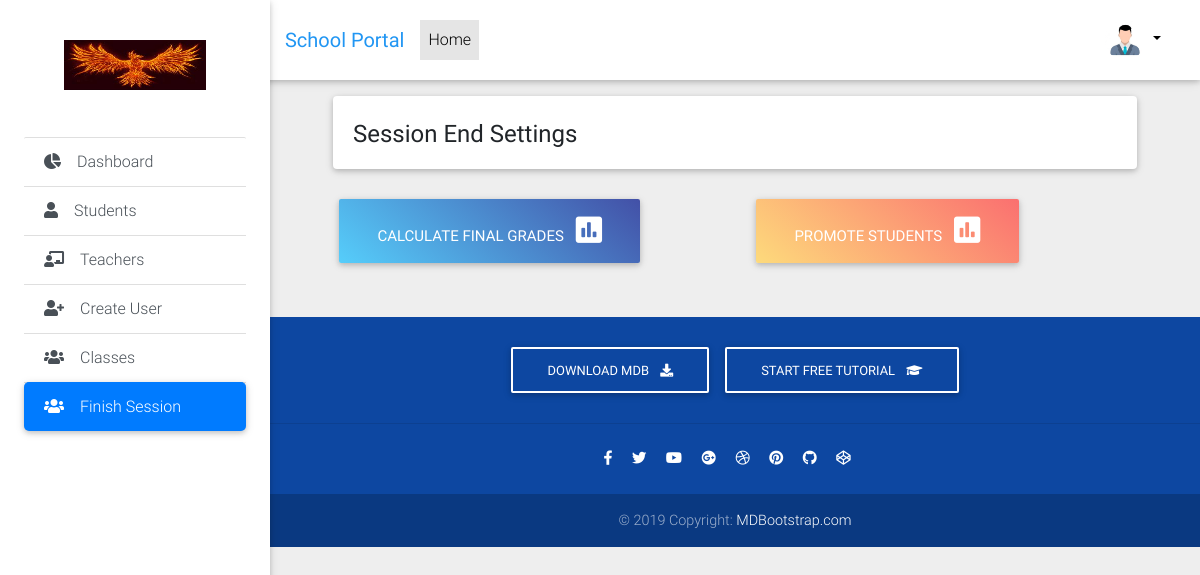
The app's page /admin-portal/finish-session/ (signed in), older data.
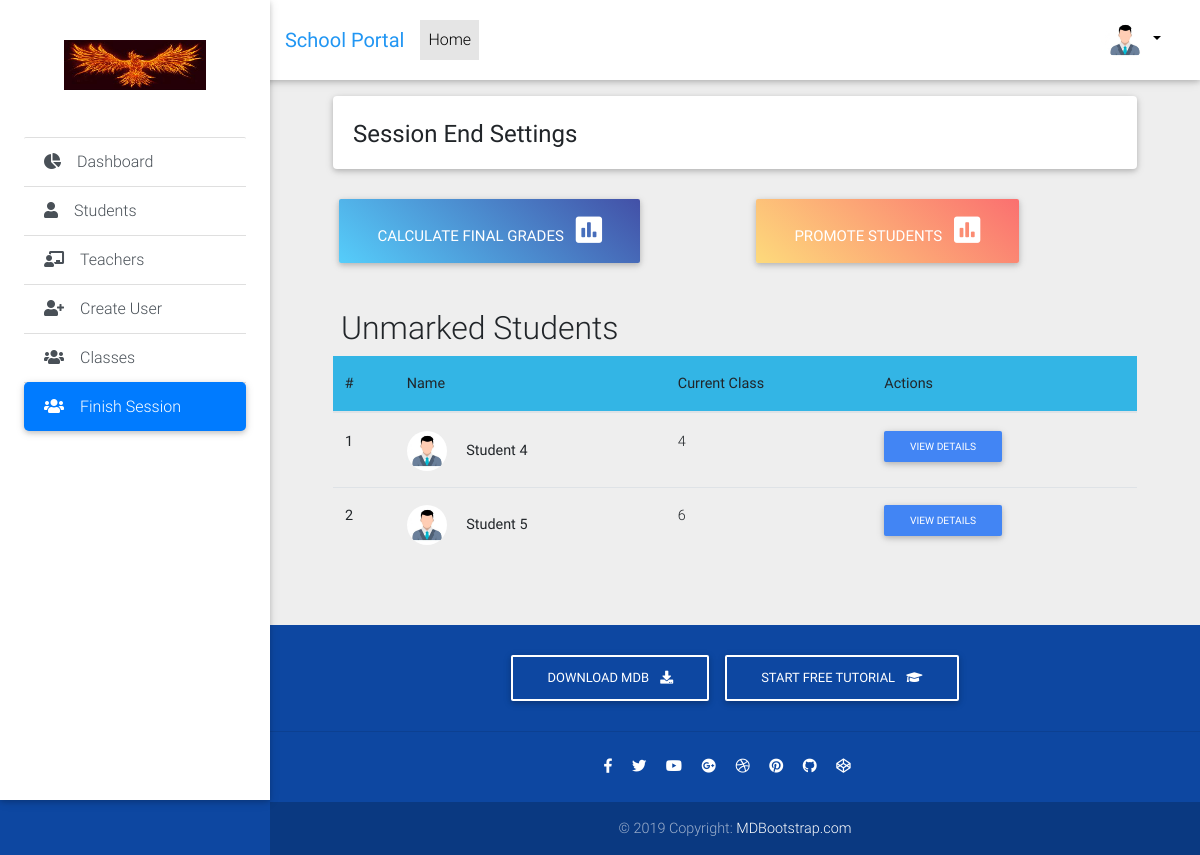
The same page, newer data.
### core/models.py (models this page shows, shortened)
class Student(models.Model):
    profile = models.OneToOneField(Profile, on_delete=models.CASCADE)
    class_joined = models.IntegerField(blank=True, null=True, choices=CLASS_CHOICES)
    current_class = models.IntegerField(blank=True, null=True, choices=CLASS_CHOICES)
    current_teachers = models.ManyToManyField(to='Teacher')
    school_finished = models.BooleanField(default=False)
    final_result_calculated = models.BooleanField(default=False)

class Profile(models.Model):
    user = models.OneToOneField(settings.AUTH_USER_MODEL, on_delete=models.CASCADE)
    first_name = models.CharField(max_length=100, blank=True, null=True)
    last_name = models.CharField(max_length=100, blank=True, null=True)
    image = models.ImageField(default='default.jpg', upload_to='profile_pics')
    birthdate = models.DateField(blank=True, null=True)
    age = models.IntegerField(blank=True, null=True)
    date_joined = models.DateField(auto_now_add=True)
    STATUS_CHOICES = [
        ('S', 'Student'),
        ('T', 'Teacher'),
        ('A', 'Admin')
    ]
    status = models.CharField(max_length=1, choices=STATUS_CHOICES, blank=True, null=True)
    class Meta:
        unique_together = ['first_name', 'last_name']

### core/views.py (the view, shortened to what this page needs)
# urls.py: path('admin-portal/finish-session/', finish_session, name='finish-session'),
def finish_session(request):
    if request.user.profile.status == 'A':
        unmarked_students = []
        marksheets = Marksheet.objects.filter(Q(mid_term_marks=None) | Q(final_term_marks=None) | Q(final_grade=None))
        for marksheet in marksheets:
            if marksheet.pupil not in unmarked_students:
                unmarked_students.append(marksheet.pupil)
        if request.method == 'GET':
            context = {
                'students': unmarked_students
            }
            return render(request, 'finish-session.html', context)
    else:
        raise PermissionDenied

### templates/finish-session.html (shortened to what this page needs)
{% extends 'adminbase.html' %}
{% block active6 %}active
{% endblock active6 %}
{% block content %}
<main class="pt-5 mx-lg-5">
    <div class="container-fluid mt-5">
        <div class="card mb-4 wow fadeIn">
            <div class="card-body d-sm-flex justify-content-between">
                <h4 class="mb-2 mb-sm-0 pt-1">
                    <span>Session End Settings</span>
                </h4>
            </div>
        </div>
    <div class="row">
        <div class="col-md-6 mb-4">
            <form action="" method="POST">
                <button type="submit" class="btn btn-lg blue-gradient-rgba waves-effect text-white">
                    Calculate Final Grades
                    <i class="fas fa-poll fa-2x ml-2"></i>
                </button>
            </form>
        </div>
        <div class="col-md-6 mb-4">
            <form action="" method="POST">
                <button type="submit" class="btn btn-lg peach-gradient-rgba waves-effect text-white">
                    Promote Students
                    <i class="fas fa-poll fa-2x ml-2"></i>
                </button>
            </form>
        </div>
    </div>
        {% if students %}
        <div class="row mb-5">
            <div class="col">
                <h2 class="mt-3 ml-2">Unmarked Students</h3>
                    <table class="table table-hover">
                        <thead class="info-color">
                          <tr>
                            <th scope="col">#</th>
                            <th scope="col">Name</th>
                            <th scope="col">Current Class</th>
                            <th>Actions</th>
                          </tr>
                        </thead>
                        <tbody>
                        {% for student in students %}
                            <tr>
                                <th scope="row">{{ forloop.counter }}</th>
                                <td>
                                    <img width="40px" src="{{ student.profile.image.url }}" class="rounded-circle z-depth-0 mr-3" alt="avatar image">
                                    <b>{{ student.profile.first_name }} {{ student.profile.last_name }}</b>
                                </td>
                                <td>{{ student.current_class }}</td>
                                <td><a href="{% url 'core:student-detail-admin' student.profile.user.username %}" class="btn btn-primary btn-sm">View Details</a></td>
                            </tr>
                        {% endfor %}
                        </tbody>
                    </table>
            </div>
        </div>
        {% endif %}
</main>
{% endblock content %}

Row changes from the older to the newer data that the page shows:
added Student: profile.image (placeholder picture), profile.first_name "Student", profile.last_name "4", current_class "4"
added Student: profile.image (placeholder picture), profile.first_name "Student", profile.last_name "5", current_class "6"
Text that changed along with them:
text now shown: "Unmarked Students # Name Current Class Actions"
